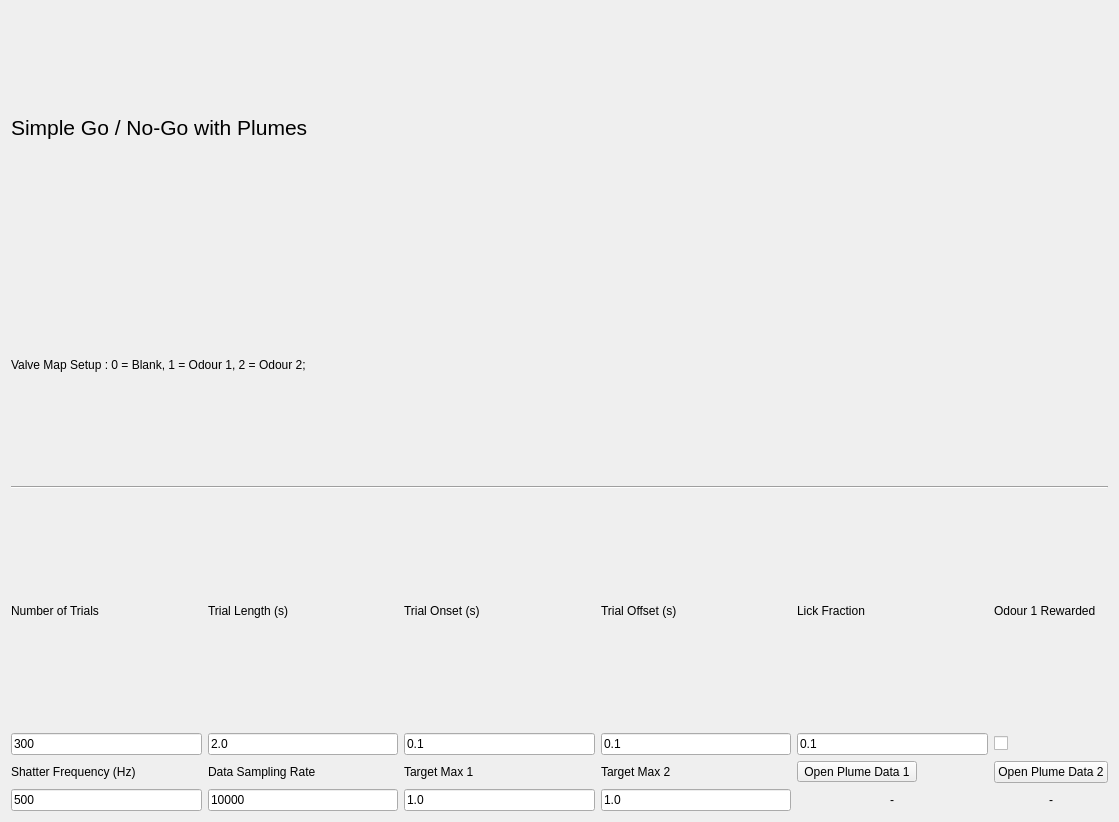
<?xml version="1.0" encoding="UTF-8"?>
<ui version="4.0">
 <class>Form</class>
 <widget class="QWidget" name="Form">
  <property name="geometry">
   <rect>
    <x>0</x>
    <y>0</y>
    <width>1119</width>
    <height>822</height>
   </rect>
  </property>
  <property name="windowTitle">
   <string>Form</string>
  </property>
  <layout class="QGridLayout" name="gridLayout">
   <item row="5" column="1">
    <widget class="QLineEdit" name="trialLengthEdit">
     <property name="text">
      <string>2.0</string>
     </property>
    </widget>
   </item>
   <item row="4" column="4">
    <widget class="QLabel" name="label_6">
     <property name="text">
      <string>Lick Fraction</string>
     </property>
    </widget>
   </item>
   <item row="5" column="2">
    <widget class="QLineEdit" name="onsetEdit">
     <property name="text">
      <string>0.1</string>
     </property>
    </widget>
   </item>
   <item row="1" column="0" colspan="6">
    <widget class="QLabel" name="label_13">
     <property name="text">
      <string>Valve Map Setup : 0 = Blank, 1 = Odour 1, 2 = Odour 2;</string>
     </property>
    </widget>
   </item>
   <item row="0" column="0" colspan="4">
    <widget class="QLabel" name="label_3">
     <property name="font">
      <font>
       <pointsize>16</pointsize>
      </font>
     </property>
     <property name="text">
      <string>Simple Go / No-Go with Plumes</string>
     </property>
     <property name="scaledContents">
      <bool>false</bool>
     </property>
    </widget>
   </item>
   <item row="4" column="2">
    <widget class="QLabel" name="label_2">
     <property name="text">
      <string>Trial Onset (s)</string>
     </property>
    </widget>
   </item>
   <item row="4" column="1">
    <widget class="QLabel" name="label_5">
     <property name="text">
      <string>Trial Length (s)</string>
     </property>
    </widget>
   </item>
   <item row="2" column="0" colspan="6">
    <widget class="Line" name="line_2">
     <property name="orientation">
      <enum>Qt::Horizontal</enum>
     </property>
    </widget>
   </item>
   <item row="5" column="3">
    <widget class="QLineEdit" name="offsetEdit">
     <property name="text">
      <string>0.1</string>
     </property>
    </widget>
   </item>
   <item row="4" column="0">
    <widget class="QLabel" name="label">
     <property name="text">
      <string>Number of Trials</string>
     </property>
    </widget>
   </item>
   <item row="5" column="5">
    <widget class="QCheckBox" name="odour1rewardedCheck">
     <property name="text">
      <string/>
     </property>
    </widget>
   </item>
   <item row="5" column="0">
    <widget class="QLineEdit" name="nTrialsEdit">
     <property name="text">
      <string>300</string>
     </property>
    </widget>
   </item>
   <item row="4" column="5">
    <widget class="QLabel" name="label_7">
     <property name="text">
      <string>Odour 1 Rewarded</string>
     </property>
    </widget>
   </item>
   <item row="4" column="3">
    <widget class="QLabel" name="label_4">
     <property name="enabled">
      <bool>true</bool>
     </property>
     <property name="text">
      <string>Trial Offset (s)</string>
     </property>
    </widget>
   </item>
   <item row="5" column="4">
    <widget class="QLineEdit" name="lickFractionEdit">
     <property name="text">
      <string>0.1</string>
     </property>
    </widget>
   </item>
   <item row="6" column="2">
    <widget class="QLabel" name="label_10">
     <property name="text">
      <string>Target Max 1</string>
     </property>
    </widget>
   </item>
   <item row="7" column="0">
    <widget class="QLineEdit" name="shatterHzEdit">
     <property name="text">
      <string>500</string>
     </property>
    </widget>
   </item>
   <item row="6" column="1">
    <widget class="QLabel" name="label_9">
     <property name="text">
      <string>Data Sampling Rate</string>
     </property>
    </widget>
   </item>
   <item row="7" column="1">
    <widget class="QLineEdit" name="dataSamplingRateEdit">
     <property name="text">
      <string>10000</string>
     </property>
    </widget>
   </item>
   <item row="6" column="0">
    <widget class="QLabel" name="label_8">
     <property name="text">
      <string>Shatter Frequency (Hz)</string>
     </property>
    </widget>
   </item>
   <item row="7" column="2">
    <widget class="QLineEdit" name="targetMax1Edit">
     <property name="text">
      <string>1.0</string>
     </property>
    </widget>
   </item>
   <item row="6" column="3">
    <widget class="QLabel" name="label_11">
     <property name="text">
      <string>Target Max 2</string>
     </property>
    </widget>
   </item>
   <item row="7" column="3">
    <widget class="QLineEdit" name="targetMax2Edit">
     <property name="text">
      <string>1.0</string>
     </property>
    </widget>
   </item>
   <item row="6" column="5">
    <widget class="QPushButton" name="openPlumeDataButton2">
     <property name="text">
      <string>Open Plume Data 2</string>
     </property>
    </widget>
   </item>
   <item row="7" column="4" alignment="Qt::AlignHCenter">
    <widget class="QLabel" name="plumeDataLabel1">
     <property name="text">
      <string>-</string>
     </property>
    </widget>
   </item>
   <item row="7" column="5" alignment="Qt::AlignHCenter">
    <widget class="QLabel" name="plumeDataLabel2">
     <property name="text">
      <string>-</string>
     </property>
    </widget>
   </item>
   <item row="6" column="4">
    <widget class="QToolButton" name="openPlumeDataButton1">
     <property name="text">
      <string>Open Plume Data 1</string>
     </property>
    </widget>
   </item>
  </layout>
 </widget>
 <resources/>
 <connections/>
</ui>
